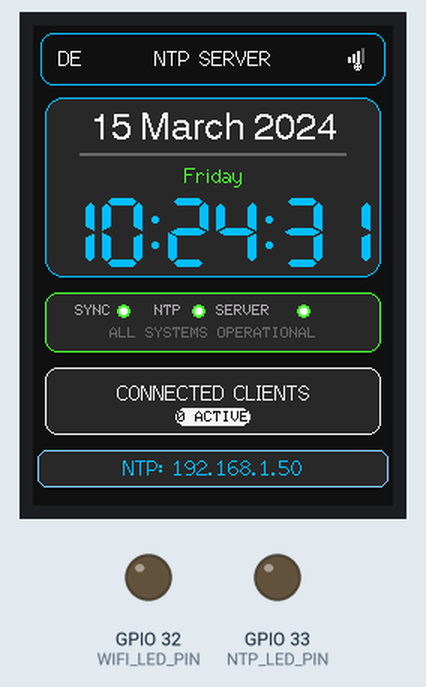
This sketch was run on a simulated ESP32. Parts: 240×320 colour display, output pins drawn as LEDs (lit = HIGH). WiFi joins after 1.5 s; servers stay silent unless stated; the local clock reads 2024-03-15 10:24:30 at power-on unless the sketch sets it; what the sketch prints to the serial monitor is not drawn.

Above: at 2.3 s.
At 15.2 s:
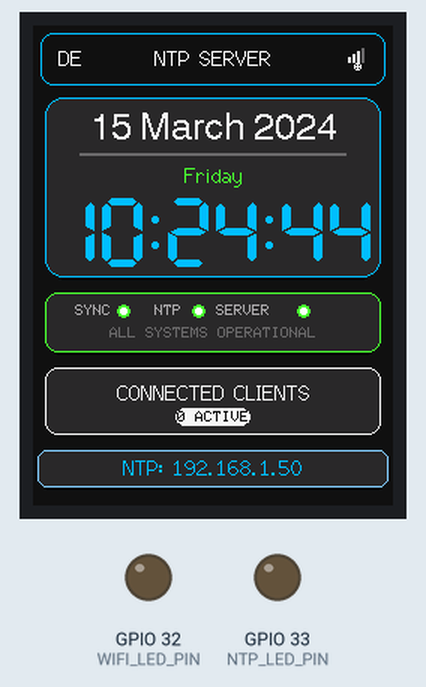
At 22.03 s:
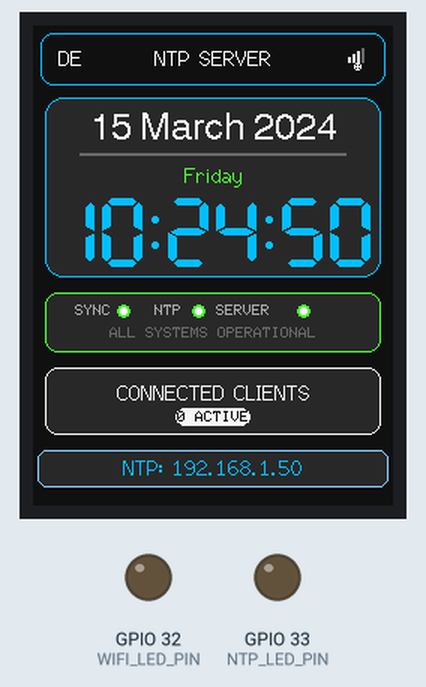
At 33.03 s:
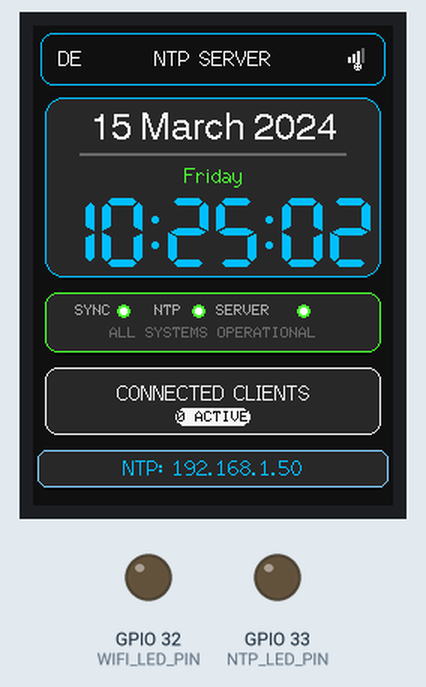
Timing chart, 0 to 40.0 s (numbered marks = the images above):
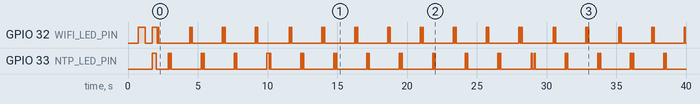

Measured:
- by itself, GPIO 32 (WIFI_LED_PIN): moves between LOW and HIGH, repeating every 11.8 s
- by itself, GPIO 33 (NTP_LED_PIN): moves between LOW and HIGH, repeating every 4.7 s
- what the display in image 0 shows lasts 1.1 s, from 2.0 s to 3.1 s
- what the display in image 1 shows lasts 1.0 s, from 15.1 s to 16.1 s

The sketch:

main.ino
```cpp
#include <TFT_eSPI.h>
#include <SPI.h>
#include <WiFi.h>
#include <time.h>
#include <WiFiUdp.h>

// LED Pin Definitions
#define WIFI_LED_PIN 32  // First LED
#define NTP_LED_PIN 33   // Second LED

// LED Pattern timing (all in milliseconds)
#define BLINK_ON_TIME 65     // Time LED stays on for each blink
#define BLINK_OFF_TIME 65    // Time LED stays off between blinks
#define LED_PAUSE_TIME 650    // Pause between LED sequences
#define CYCLE_PAUSE_TIME 1300 // Pause before repeating the whole cycle

// LED Pattern variables
unsigned long lastLedUpdate = 0;
int patternStep = 0;  // Keeps track of where we are in the pattern

// TFT Display setup
TFT_eSPI tft = TFT_eSPI();

// WiFi credentials
const char* ssid = "SSID";
const char* password = "PASSWORD";

// NTP Servers
const char* ntpServer1 = "NTP_SERVER_1";
const char* ntpServer2 = "NTP_SERVER_2";
const char* ntpServer3 = "NTP_SERVER_3";

const long  gmtOffset_sec = 3600;  // GMT+1
const int   daylightOffset_sec = 3600; // Daylight saving

// NTP Server setup
WiFiUDP udp;
const int NTP_PACKET_SIZE = 48;
byte packetBuffer[NTP_PACKET_SIZE];
unsigned int localPort = 123; // NTP port

// --- Modern Sleek Design Colors ---
#define DARK_BACKGROUND 0x1082 // Deep navy blue
#define SURFACE_COLOR 0x2945 // Darker blue-grey surface
#define ACCENT_PRIMARY 0x05FF // Electric blue
#define ACCENT_SECONDARY 0xF7BE // Warm orange
#define SUCCESS_COLOR 0x4FE6 // Modern green
#define WARNING_COLOR 0xFE60 // Amber
#define ERROR_COLOR 0xF8B2 // Coral red
#define TEXT_PRIMARY 0xFFFF // Pure white
#define TEXT_SECONDARY 0xAD55 // Light blue-grey
#define TEXT_MUTED 0x6B4D // Medium grey
#define HIGHLIGHT_COLOR 0x867F // Purple accent
#define SHADOW_COLOR 0x0841 // Very dark blue for depth

// WiFi signal strength colors
#define WIFI_EXCELLENT SUCCESS_COLOR
#define WIFI_GOOD ACCENT_SECONDARY
#define WIFI_FAIR WARNING_COLOR
#define WIFI_POOR ERROR_COLOR
#define WIFI_DISCONNECTED TEXT_MUTED

// German flag colors - RGB565 format with maximum saturation
#define FLAG_BLACK 0x0000                    // RGB(0,0,0)
#define FLAG_RED 0xF800                      // Pure red: RGB(255,0,0) - maximum red, no blue
#define FLAG_GOLD 0xFFE0                     // Pure yellow: RGB(255,255,0) - full red and green, no blue

// Client info colors
#define CLIENT_HEADER_COLOR ACCENT_SECONDARY
#define CLIENT_TEXT_COLOR TEXT_PRIMARY
#define NTP_SERVER_COLOR ACCENT_PRIMARY

// Screen dimensions - portrait for ST7789V 240x320
#define SCREEN_WIDTH 240
#define SCREEN_HEIGHT 320

// Update intervals
const unsigned long NTP_SYNC_INTERVAL = 30000; // Sync with NTP server every 30 seconds
const unsigned long DISPLAY_UPDATE_INTERVAL = 1000; // Update display locally every 1 second

unsigned long lastNtpSync = 0;
unsigned long lastDisplayUpdate = 0;

struct tm currentTimeInfo; // Stores the current time, updated locally and by NTP
bool ntpTimeAvailable = false; // Flag to indicate if NTP time has been fetched

void setup() {
  Serial.begin(115200);

  // Initialize LED pins
  pinMode(WIFI_LED_PIN, OUTPUT);
  pinMode(NTP_LED_PIN, OUTPUT);

  // Start with both LEDs off
  digitalWrite(WIFI_LED_PIN, LOW);
  digitalWrite(NTP_LED_PIN, LOW);

  tft.init();
  tft.setRotation(0); // Portrait mode
  tft.fillScreen(DARK_BACKGROUND);
  tft.setTextDatum(MC_DATUM);

  Serial.println("Connecting to WiFi...");
  WiFi.begin(ssid, password);
  while (WiFi.status() != WL_CONNECTED) {
    delay(500);
    Serial.print(".");
    // Blink WiFi LED while connecting
    digitalWrite(WIFI_LED_PIN, !digitalRead(WIFI_LED_PIN));
  }
  digitalWrite(WIFI_LED_PIN, HIGH);  // WiFi LED solid ON when connected
  Serial.println("\nWiFi connected.");

  // Start NTP server
  udp.begin(localPort);
  Serial.printf("NTP Server started on port %d\n", localPort);

  Serial.println("Configuring time from NTP...");
  configTime(gmtOffset_sec, daylightOffset_sec, ntpServer1, ntpServer2, ntpServer3);

  struct tm tempTimeInfo;
  if(!getLocalTime(&tempTimeInfo)){
    Serial.println("Failed to obtain initial NTP time.");
    digitalWrite(NTP_LED_PIN, LOW);  // NTP LED off if sync fails
  } else {
    Serial.println("Initial NTP time obtained.");
    currentTimeInfo = tempTimeInfo;
    ntpTimeAvailable = true;
    digitalWrite(NTP_LED_PIN, HIGH);  // NTP LED on when synced
  }

  drawLayout();

  if (ntpTimeAvailable) {
    renderDisplay();
    lastDisplayUpdate = millis();
  } else {
    tft.setTextColor(TFT_RED, DARK_BACKGROUND);
    tft.drawString("Waiting for NTP...", SCREEN_WIDTH/2, SCREEN_HEIGHT/2, 2);
  }
  lastNtpSync = millis();
}

void updateLEDPattern() {
  unsigned long currentMillis = millis();

  switch(patternStep) {
    case 0:  // First LED first blink ON
      digitalWrite(WIFI_LED_PIN, HIGH);
      digitalWrite(NTP_LED_PIN, LOW);
      patternStep++;
      lastLedUpdate = currentMillis;
      break;

    case 1:  // First LED first blink OFF
      if(currentMillis - lastLedUpdate >= BLINK_ON_TIME) {
        digitalWrite(WIFI_LED_PIN, LOW);
        patternStep++;
        lastLedUpdate = currentMillis;
      }
      break;

    case 2:  // First LED second blink ON
      if(currentMillis - lastLedUpdate >= BLINK_OFF_TIME) {
        digitalWrite(WIFI_LED_PIN, HIGH);
        patternStep++;
        lastLedUpdate = currentMillis;
      }
      break;

    case 3:  // First LED second blink OFF
      if(currentMillis - lastLedUpdate >= BLINK_ON_TIME) {
        digitalWrite(WIFI_LED_PIN, LOW);
        patternStep++;
        lastLedUpdate = currentMillis;
      }
      break;

    case 4:  // Pause between LEDs
      if(currentMillis - lastLedUpdate >= LED_PAUSE_TIME) {
        patternStep++;
        lastLedUpdate = currentMillis;
      }
      break;

    case 5:  // Second LED first blink ON
      digitalWrite(NTP_LED_PIN, HIGH);
      patternStep++;
      lastLedUpdate = currentMillis;
      break;

    case 6:  // Second LED first blink OFF
      if(currentMillis - lastLedUpdate >= BLINK_ON_TIME) {
        digitalWrite(NTP_LED_PIN, LOW);
        patternStep++;
        lastLedUpdate = currentMillis;
      }
      break;

    case 7:  // Second LED second blink ON
      if(currentMillis - lastLedUpdate >= BLINK_OFF_TIME) {
        digitalWrite(NTP_LED_PIN, HIGH);
        patternStep++;
        lastLedUpdate = currentMillis;
      }
      break;

    case 8:  // Second LED second blink OFF
      if(currentMillis - lastLedUpdate >= BLINK_ON_TIME) {
        digitalWrite(NTP_LED_PIN, LOW);
        patternStep++;
        lastLedUpdate = currentMillis;
      }
      break;

    case 9:  // Final pause before repeating
      if(currentMillis - lastLedUpdate >= CYCLE_PAUSE_TIME) {
        patternStep = 0;  // Reset to start
        lastLedUpdate = currentMillis;
      }
      break;
  }
}

void loop() {
  unsigned long currentMillis = millis();

  // Update LED pattern
  updateLEDPattern();

  // Handle NTP server requests
  handleNTPServer();

  if (currentMillis - lastNtpSync >= NTP_SYNC_INTERVAL) {
    Serial.println("Attempting NTP resync...");
    struct tm tempTimeInfo;
    if(getLocalTime(&tempTimeInfo)){
      Serial.println("NTP time resynced.");
      currentTimeInfo = tempTimeInfo;
      ntpTimeAvailable = true;
      renderDisplay();
      lastDisplayUpdate = currentMillis;
    } else {
      Serial.println("Failed to resync NTP time. Will keep ticking locally.");
    }
    lastNtpSync = currentMillis;
  }

  // Check WiFi status
  if (WiFi.status() != WL_CONNECTED) {
    WiFi.begin(ssid, password);
  }

  if (ntpTimeAvailable && (currentMillis - lastDisplayUpdate >= DISPLAY_UPDATE_INTERVAL)) {
    currentTimeInfo.tm_sec++;
    time_t epochTime = mktime(&currentTimeInfo);
    currentTimeInfo = *localtime(&epochTime);

    renderDisplay();
    lastDisplayUpdate = currentMillis;
  }
}

void handleNTPServer() {
  int packetSize = udp.parsePacket();
  if (packetSize) {
    Serial.println("NTP request received");

    // Read the packet
    udp.read(packetBuffer, NTP_PACKET_SIZE);

    // Clear the buffer
    memset(packetBuffer, 0, NTP_PACKET_SIZE);

    // Set NTP response fields
    packetBuffer[0] = 0b00100100; // LI, Version, Mode
    packetBuffer[1] = 0;          // Stratum
    packetBuffer[2] = 6;          // Polling interval
    packetBuffer[3] = 0xEC;       // Peer Clock Precision

    // Get current time as NTP timestamp
    time_t now = time(nullptr);
    unsigned long ntpTime = now + 2208988800UL; // Convert to NTP time

    // Transmit timestamp
    packetBuffer[40] = (ntpTime >> 24) & 0xFF;
    packetBuffer[41] = (ntpTime >> 16) & 0xFF;
    packetBuffer[42] = (ntpTime >> 8) & 0xFF;
    packetBuffer[43] = ntpTime & 0xFF;

    // Send response
    udp.beginPacket(udp.remoteIP(), udp.remotePort());
    udp.write(packetBuffer, NTP_PACKET_SIZE);
    udp.endPacket();
  }
}

uint16_t getWiFiSignalColor() {
  if (WiFi.status() != WL_CONNECTED) {
    return WIFI_DISCONNECTED;
  }

  int32_t rssi = WiFi.RSSI();

  if (rssi >= -50) {
    return WIFI_EXCELLENT;
  } else if (rssi >= -60) {
    return WIFI_GOOD;
  } else if (rssi >= -70) {
    return WIFI_FAIR;
  } else {
    return WIFI_POOR;
  }
}

void drawWiFiIcon() {
  int iconX = SCREEN_WIDTH - 30; // Position from right edge
  int iconY = 15; // Top position

  uint16_t signalColor = getWiFiSignalColor();

  // Clear the WiFi icon area first
  tft.fillRect(iconX - 5, iconY - 5, 25, 20, DARK_BACKGROUND);

  if (WiFi.status() != WL_CONNECTED) {
    // Draw disconnected icon (X mark)
    tft.drawLine(iconX, iconY, iconX + 12, iconY + 12, WIFI_DISCONNECTED);
    tft.drawLine(iconX + 12, iconY, iconX, iconY + 12, WIFI_DISCONNECTED);
    return;
  }

  // Draw WiFi signal bars based on signal strength
  int32_t rssi = WiFi.RSSI();
  int bars = 0;

  if (rssi >= -50) bars = 4;      // Excellent
  else if (rssi >= -60) bars = 3; // Good
  else if (rssi >= -70) bars = 2; // Fair
  else bars = 1;                  // Poor

  // Draw signal bars (right to left, increasing height)
  for (int i = 0; i < 4; i++) {
    int barX = iconX + (i * 3);
    int barHeight = (i + 1) * 2 + 2;
    int barY = iconY + 10 - barHeight;

    if (i < bars) {
      // Active bar - use signal color
      tft.fillRect(barX, barY, 2, barHeight, signalColor);
    } else {
      // Inactive bar - use muted color
      tft.fillRect(barX, barY, 2, barHeight, TEXT_MUTED);
    }
  }

  // Draw small base arc for WiFi symbol
  tft.drawCircle(iconX + 6, iconY + 12, 2, signalColor);
  tft.fillCircle(iconX + 6, iconY + 12, 1, signalColor);
}

void drawGermanFlag() {
  // Draw "DE" text in white color
  tft.setTextColor(TEXT_PRIMARY, DARK_BACKGROUND);
  tft.drawString("DE", 25, 22, 2);  // Using same y-position as "NTP SERVER" text
}

void drawLayout() {
  tft.fillScreen(DARK_BACKGROUND);

  // Top header bar with gradient effect
  tft.fillRoundRect(5, 5, SCREEN_WIDTH - 10, 35, 8, SURFACE_COLOR);
  tft.fillRoundRect(6, 6, SCREEN_WIDTH - 12, 33, 7, DARK_BACKGROUND);
  tft.drawRoundRect(5, 5, SCREEN_WIDTH - 10, 35, 8, ACCENT_PRIMARY);

  // Header elements
  drawGermanFlag();
  tft.setTextColor(TEXT_PRIMARY, DARK_BACKGROUND);
  tft.drawString("NTP SERVER", SCREEN_WIDTH/2, 22, 2);
  drawWiFiIcon();

  // Main time/date card with modern styling
  tft.fillRoundRect(10, 50, SCREEN_WIDTH - 20, 120, 12, SHADOW_COLOR);
  tft.fillRoundRect(8, 48, SCREEN_WIDTH - 16, 120, 12, SURFACE_COLOR);
  tft.drawRoundRect(8, 48, SCREEN_WIDTH - 16, 120, 12, ACCENT_PRIMARY);

  // Status indicators card
  tft.fillRoundRect(10, 180, SCREEN_WIDTH - 20, 40, 8, SHADOW_COLOR);
  tft.fillRoundRect(8, 178, SCREEN_WIDTH - 16, 40, 8, SURFACE_COLOR);
  tft.drawRoundRect(8, 178, SCREEN_WIDTH - 16, 40, 8, SUCCESS_COLOR);

  // Client info card
  tft.fillRoundRect(10, 230, SCREEN_WIDTH - 20, 45, 8, SHADOW_COLOR);
  tft.fillRoundRect(8, 228, SCREEN_WIDTH - 16, 45, 8, SURFACE_COLOR);
  tft.drawRoundRect(8, 228, SCREEN_WIDTH - 16, 45, 8, ACCENT_SECONDARY);

  // Bottom status strip
  tft.fillRoundRect(5, 285, SCREEN_WIDTH - 10, 25, 6, SHADOW_COLOR);
  tft.fillRoundRect(3, 283, SCREEN_WIDTH - 6, 25, 6, SURFACE_COLOR);
  tft.drawRoundRect(3, 283, SCREEN_WIDTH - 6, 25, 6, HIGHLIGHT_COLOR);
}

void renderDisplay() {
  if (!ntpTimeAvailable) { return; }

  // Clear main card content
  tft.fillRoundRect(10, 50, SCREEN_WIDTH - 22, 116, 10, SURFACE_COLOR);

  // Update WiFi icon
  drawWiFiIcon();

  // Date display with modern typography
  char dateStr[20];
  strftime(dateStr, sizeof(dateStr), "%d %B %Y", &currentTimeInfo);
  tft.setTextColor(ACCENT_SECONDARY, SURFACE_COLOR);
  tft.drawString(dateStr, SCREEN_WIDTH/2, 70, 4);

  // Elegant separator
  tft.fillRoundRect(30, 85, SCREEN_WIDTH - 60, 2, 1, TEXT_MUTED);

  // Day of week with accent
  char dayOfWeekStr[10];
  strftime(dayOfWeekStr, sizeof(dayOfWeekStr), "%A", &currentTimeInfo);
  tft.setTextColor(SUCCESS_COLOR, SURFACE_COLOR);
  tft.drawString(dayOfWeekStr, SCREEN_WIDTH/2, 100, 2);

  // Time display - large and prominent
  char timeStr[9];
  strftime(timeStr, sizeof(timeStr), "%H:%M:%S", &currentTimeInfo);
  tft.setTextColor(ACCENT_PRIMARY, SURFACE_COLOR);
  tft.drawString(timeStr, SCREEN_WIDTH/2, 138, 7);

  // Status indicators with modern design
  tft.fillRoundRect(10, 180, SCREEN_WIDTH - 22, 36, 6, SURFACE_COLOR);

  // Status dots and labels
  tft.setTextColor(TEXT_SECONDARY, SURFACE_COLOR);
  tft.drawString("SYNC", 40, 190, 1);
  tft.fillCircle(60, 190, 4, SUCCESS_COLOR);
  tft.fillCircle(60, 190, 2, TEXT_PRIMARY);

  tft.drawString("NTP", 90, 190, 1);
  tft.fillCircle(110, 190, 4, SUCCESS_COLOR);
  tft.fillCircle(110, 190, 2, TEXT_PRIMARY);

  tft.drawString("SERVER", 140, 190, 1);
  tft.fillCircle(180, 190, 4, SUCCESS_COLOR);
  tft.fillCircle(180, 190, 2, TEXT_PRIMARY);

  tft.setTextColor(TEXT_MUTED, SURFACE_COLOR);
  tft.drawString("ALL SYSTEMS OPERATIONAL", SCREEN_WIDTH/2, 205, 1);

  // Client panel with modern styling
  tft.fillRoundRect(10, 230, SCREEN_WIDTH - 22, 41, 6, SURFACE_COLOR);
  tft.setTextColor(CLIENT_HEADER_COLOR, SURFACE_COLOR);
  tft.drawString("CONNECTED CLIENTS", SCREEN_WIDTH/2, 245, 2);

  // Client count with badge style
  tft.fillRoundRect(SCREEN_WIDTH/2 - 25, 255, 50, 12, 6, ACCENT_SECONDARY);
  tft.setTextColor(DARK_BACKGROUND, ACCENT_SECONDARY);
  tft.drawString("0 ACTIVE", SCREEN_WIDTH/2, 261, 1);

  // Bottom status bar - NTP Server IP with modern styling
  tft.fillRoundRect(5, 285, SCREEN_WIDTH - 12, 21, 4, SURFACE_COLOR);
  tft.setTextColor(NTP_SERVER_COLOR, SURFACE_COLOR);
  String ipStr = "NTP: " + WiFi.localIP().toString();
  tft.drawString(ipStr.c_str(), SCREEN_WIDTH/2, 295, 2);
}
```
